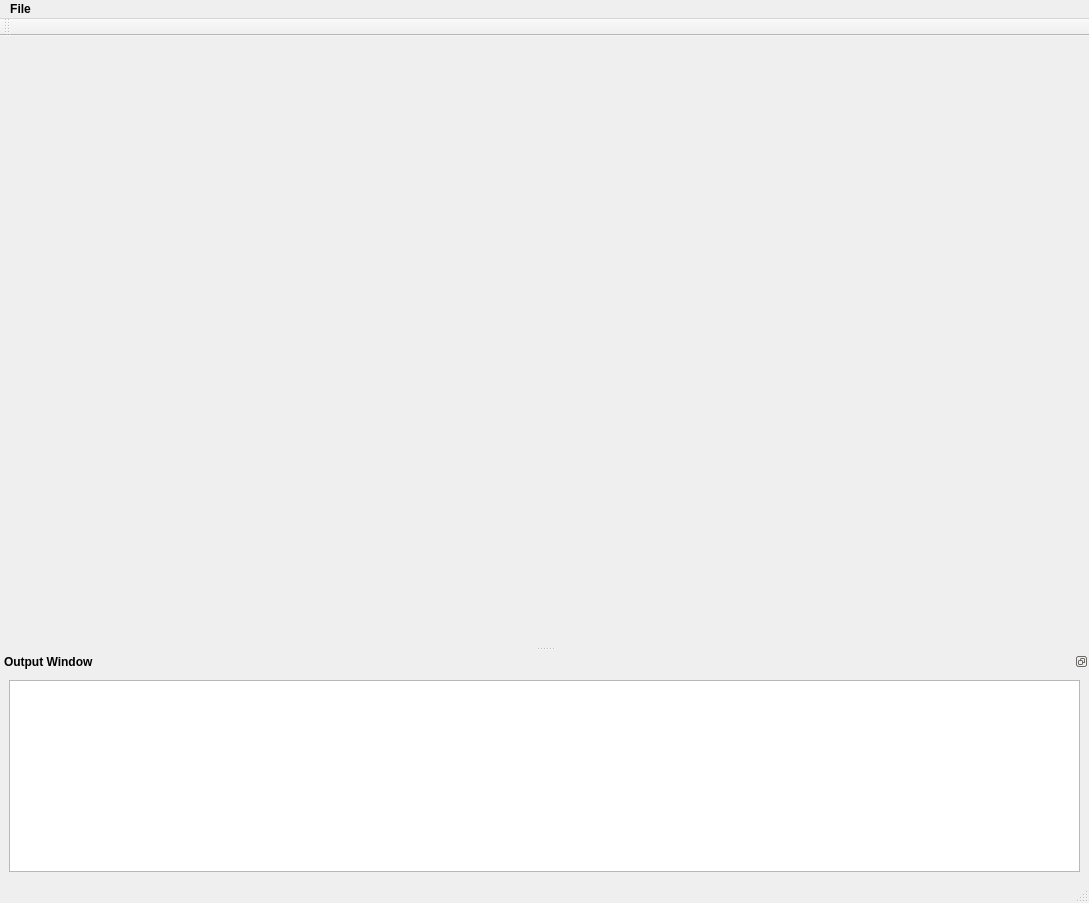
<?xml version="1.0" encoding="UTF-8"?>
<ui version="4.0">
 <class>MainWindow</class>
 <widget class="QMainWindow" name="MainWindow">
  <property name="geometry">
   <rect>
    <x>0</x>
    <y>0</y>
    <width>1089</width>
    <height>903</height>
   </rect>
  </property>
  <property name="baseSize">
   <size>
    <width>0</width>
    <height>300</height>
   </size>
  </property>
  <property name="font">
   <font>
    <bold>true</bold>
   </font>
  </property>
  <property name="windowTitle">
   <string>MainWindow</string>
  </property>
  <property name="windowIcon">
   <iconset resource="../res/Resource.qrc">
    <normaloff>:/images/AViewer.ico</normaloff>:/images/AViewer.ico</iconset>
  </property>
  <widget class="QWidget" name="centralwidget">
   <layout class="QGridLayout" name="gridLayout">
    <item row="0" column="0">
     <layout class="QVBoxLayout" name="verticalLayout">
      <property name="sizeConstraint">
       <enum>QLayout::SetMaximumSize</enum>
      </property>
     </layout>
    </item>
   </layout>
  </widget>
  <widget class="QStatusBar" name="statusbar"/>
  <widget class="QDockWidget" name="dockWidgetOutputWnd">
   <property name="minimumSize">
    <size>
     <width>267</width>
     <height>202</height>
    </size>
   </property>
   <property name="baseSize">
    <size>
     <width>0</width>
     <height>202</height>
    </size>
   </property>
   <property name="features">
    <set>QDockWidget::DockWidgetFloatable|QDockWidget::DockWidgetMovable</set>
   </property>
   <property name="allowedAreas">
    <set>Qt::AllDockWidgetAreas</set>
   </property>
   <property name="windowTitle">
    <string>Output Window</string>
   </property>
   <attribute name="dockWidgetArea">
    <number>8</number>
   </attribute>
   <widget class="QWidget" name="dockWidgetContents_3">
    <layout class="QGridLayout" name="gridLayout_5">
     <item row="2" column="0">
      <widget class="QListWidget" name="listWidgetLog"/>
     </item>
    </layout>
   </widget>
  </widget>
  <widget class="QMenuBar" name="menuBar">
   <property name="geometry">
    <rect>
     <x>0</x>
     <y>0</y>
     <width>1089</width>
     <height>22</height>
    </rect>
   </property>
   <widget class="QMenu" name="menuFile">
    <property name="title">
     <string>File</string>
    </property>
    <widget class="QMenu" name="menuTheme">
     <property name="title">
      <string>Theme</string>
     </property>
     <property name="icon">
      <iconset resource="../res/Resource.qrc">
       <normaloff>:/images/Theme.svg</normaloff>:/images/Theme.svg</iconset>
     </property>
    </widget>
    <widget class="QMenu" name="menuLanguage">
     <property name="title">
      <string>Language</string>
     </property>
     <property name="icon">
      <iconset resource="../res/Resource.qrc">
       <normaloff>:/images/Language.svg</normaloff>:/images/Language.svg</iconset>
     </property>
    </widget>
    <addaction name="menuTheme"/>
    <addaction name="menuLanguage"/>
    <addaction name="separator"/>
    <addaction name="actionExit"/>
   </widget>
   <addaction name="menuFile"/>
  </widget>
  <widget class="QToolBar" name="toolBar">
   <property name="windowTitle">
    <string>toolBar</string>
   </property>
   <attribute name="toolBarArea">
    <enum>TopToolBarArea</enum>
   </attribute>
   <attribute name="toolBarBreak">
    <bool>false</bool>
   </attribute>
  </widget>
  <action name="actionOpen">
   <property name="icon">
    <iconset>
     <normaloff>:/newPrefix/file.png</normaloff>:/newPrefix/file.png</iconset>
   </property>
   <property name="text">
    <string>Open</string>
   </property>
   <property name="toolTip">
    <string>Open(Ctrl + O)</string>
   </property>
   <property name="font">
    <font/>
   </property>
   <property name="shortcut">
    <string>Ctrl+O</string>
   </property>
  </action>
  <action name="actionSave">
   <property name="icon">
    <iconset>
     <normaloff>:/newPrefix/save.png</normaloff>:/newPrefix/save.png</iconset>
   </property>
   <property name="text">
    <string>Save</string>
   </property>
   <property name="toolTip">
    <string>Save(Ctrl + S)</string>
   </property>
   <property name="shortcut">
    <string>Ctrl+S</string>
   </property>
  </action>
  <action name="actioncoffee">
   <property name="text">
    <string>coffee</string>
   </property>
  </action>
  <action name="actionEnglish">
   <property name="text">
    <string>English</string>
   </property>
  </action>
  <action name="actionHelp">
   <property name="text">
    <string>Help</string>
   </property>
   <property name="toolTip">
    <string>Help</string>
   </property>
   <property name="shortcut">
    <string>F1</string>
   </property>
  </action>
  <action name="actionAbout">
   <property name="text">
    <string>About</string>
   </property>
  </action>
  <action name="actionExit">
   <property name="icon">
    <iconset resource="../res/Resource.qrc">
     <normaloff>:/images/Exit.svg</normaloff>:/images/Exit.svg</iconset>
   </property>
   <property name="text">
    <string>Exit</string>
   </property>
  </action>
  <action name="actionTheme">
   <property name="text">
    <string>Theme</string>
   </property>
  </action>
  <action name="actionLanguage">
   <property name="text">
    <string>Language</string>
   </property>
  </action>
  <action name="actionExit_2">
   <property name="text">
    <string>Exit</string>
   </property>
  </action>
 </widget>
 <resources>
  <include location="../res/Resource.qrc"/>
 </resources>
 <connections/>
</ui>
